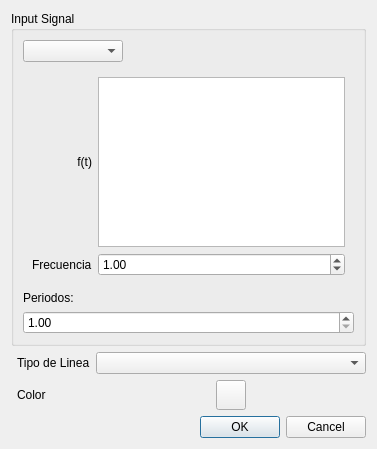
<?xml version="1.0" encoding="UTF-8"?>
<ui version="4.0">
 <class>AddSignalResponse</class>
 <widget class="QDialog" name="AddSignalResponse">
  <property name="geometry">
   <rect>
    <x>0</x>
    <y>0</y>
    <width>377</width>
    <height>449</height>
   </rect>
  </property>
  <property name="windowTitle">
   <string>Dialog</string>
  </property>
  <layout class="QGridLayout" name="gridLayout">
   <item row="1" column="2">
    <widget class="QComboBox" name="TraceTypeCB"/>
   </item>
   <item row="2" column="2">
    <layout class="QHBoxLayout" name="horizontalLayout_2">
     <item>
      <widget class="QPushButton" name="ColorButton">
       <property name="minimumSize">
        <size>
         <width>30</width>
         <height>30</height>
        </size>
       </property>
       <property name="maximumSize">
        <size>
         <width>30</width>
         <height>30</height>
        </size>
       </property>
       <property name="text">
        <string/>
       </property>
      </widget>
     </item>
    </layout>
   </item>
   <item row="2" column="1">
    <widget class="QLabel" name="ColorLabel">
     <property name="sizePolicy">
      <sizepolicy hsizetype="Maximum" vsizetype="Maximum">
       <horstretch>0</horstretch>
       <verstretch>0</verstretch>
      </sizepolicy>
     </property>
     <property name="text">
      <string>Color</string>
     </property>
    </widget>
   </item>
   <item row="1" column="1">
    <widget class="QLabel" name="LineTypeLabel">
     <property name="sizePolicy">
      <sizepolicy hsizetype="Maximum" vsizetype="Maximum">
       <horstretch>0</horstretch>
       <verstretch>0</verstretch>
      </sizepolicy>
     </property>
     <property name="text">
      <string>Tipo de Linea</string>
     </property>
    </widget>
   </item>
   <item row="4" column="2">
    <widget class="QDialogButtonBox" name="buttonBox">
     <property name="orientation">
      <enum>Qt::Horizontal</enum>
     </property>
     <property name="standardButtons">
      <set>QDialogButtonBox::Cancel|QDialogButtonBox::Ok</set>
     </property>
    </widget>
   </item>
   <item row="0" column="0" colspan="3">
    <widget class="QGroupBox" name="groupBox_2">
     <property name="sizePolicy">
      <sizepolicy hsizetype="Preferred" vsizetype="Preferred">
       <horstretch>0</horstretch>
       <verstretch>0</verstretch>
      </sizepolicy>
     </property>
     <property name="maximumSize">
      <size>
       <width>166675</width>
       <height>166675</height>
      </size>
     </property>
     <property name="title">
      <string>Input Signal</string>
     </property>
     <layout class="QGridLayout" name="gridLayout_5">
      <item row="1" column="0">
       <layout class="QGridLayout" name="gridLayout_4">
        <item row="0" column="0">
         <widget class="QStackedWidget" name="InputTypeStackedWidget">
          <property name="sizePolicy">
           <sizepolicy hsizetype="Preferred" vsizetype="Maximum">
            <horstretch>0</horstretch>
            <verstretch>0</verstretch>
           </sizepolicy>
          </property>
          <property name="currentIndex">
           <number>3</number>
          </property>
          <widget class="QWidget" name="page_9">
           <layout class="QHBoxLayout" name="horizontalLayout_4"/>
          </widget>
          <widget class="QWidget" name="page_3">
           <layout class="QVBoxLayout" name="verticalLayout_2">
            <item>
             <layout class="QGridLayout" name="gridLayout_6">
              <item row="0" column="0">
               <widget class="QLabel" name="label_4">
                <property name="text">
                 <string>Frecuencia</string>
                </property>
               </widget>
              </item>
              <item row="1" column="0">
               <widget class="QLabel" name="label_5">
                <property name="text">
                 <string>Amplitud</string>
                </property>
               </widget>
              </item>
              <item row="1" column="1">
               <widget class="QDoubleSpinBox" name="AInputCosDB">
                <property name="minimum">
                 <double>0.010000000000000</double>
                </property>
                <property name="maximum">
                 <double>10000000000000000139372116959414099130712064.000000000000000</double>
                </property>
                <property name="value">
                 <double>1.000000000000000</double>
                </property>
               </widget>
              </item>
              <item row="0" column="1">
               <widget class="QDoubleSpinBox" name="FInputCosDB">
                <property name="minimum">
                 <double>0.010000000000000</double>
                </property>
                <property name="maximum">
                 <double>10000000000000000139372116959414099130712064.000000000000000</double>
                </property>
                <property name="value">
                 <double>1.000000000000000</double>
                </property>
               </widget>
              </item>
             </layout>
            </item>
           </layout>
          </widget>
          <widget class="QWidget" name="page_10">
           <layout class="QGridLayout" name="gridLayout_12">
            <item row="2" column="0">
             <widget class="QLabel" name="label_16">
              <property name="text">
               <string>Duty Cycle</string>
              </property>
             </widget>
            </item>
            <item row="1" column="0">
             <widget class="QLabel" name="label_15">
              <property name="text">
               <string>Frecuencia</string>
              </property>
             </widget>
            </item>
            <item row="0" column="0">
             <widget class="QLabel" name="label_14">
              <property name="text">
               <string>Amplitud</string>
              </property>
             </widget>
            </item>
            <item row="0" column="1">
             <widget class="QDoubleSpinBox" name="AInputTriagSqDB">
              <property name="minimum">
               <double>0.010000000000000</double>
              </property>
              <property name="maximum">
               <double>10000000000000000139372116959414099130712064.000000000000000</double>
              </property>
              <property name="value">
               <double>1.000000000000000</double>
              </property>
             </widget>
            </item>
            <item row="1" column="1">
             <widget class="QDoubleSpinBox" name="FInputTriagSqDB">
              <property name="minimum">
               <double>0.010000000000000</double>
              </property>
              <property name="maximum">
               <double>10000000000000000139372116959414099130712064.000000000000000</double>
              </property>
              <property name="value">
               <double>1.000000000000000</double>
              </property>
             </widget>
            </item>
            <item row="2" column="1">
             <widget class="QDoubleSpinBox" name="DCInputTriagSqDB">
              <property name="decimals">
               <number>2</number>
              </property>
              <property name="maximum">
               <double>1.000000000000000</double>
              </property>
              <property name="singleStep">
               <double>0.100000000000000</double>
              </property>
              <property name="value">
               <double>0.500000000000000</double>
              </property>
             </widget>
            </item>
           </layout>
          </widget>
          <widget class="QWidget" name="page_4">
           <layout class="QGridLayout" name="gridLayout_11">
            <item row="1" column="1">
             <widget class="QDoubleSpinBox" name="FInputDB">
              <property name="minimum">
               <double>0.010000000000000</double>
              </property>
              <property name="maximum">
               <double>10000000000000000139372116959414099130712064.000000000000000</double>
              </property>
              <property name="value">
               <double>1.000000000000000</double>
              </property>
             </widget>
            </item>
            <item row="0" column="1">
             <widget class="QTextEdit" name="FuncInputTE"/>
            </item>
            <item row="1" column="0">
             <widget class="QLabel" name="label_12">
              <property name="text">
               <string>Frecuencia</string>
              </property>
             </widget>
            </item>
            <item row="0" column="0">
             <widget class="QLabel" name="label_11">
              <property name="text">
               <string>f(t)</string>
              </property>
              <property name="alignment">
               <set>Qt::AlignRight|Qt::AlignTrailing|Qt::AlignVCenter</set>
              </property>
             </widget>
            </item>
           </layout>
          </widget>
          <widget class="QWidget" name="page_13"/>
         </widget>
        </item>
        <item row="2" column="0">
         <widget class="QDoubleSpinBox" name="TQUANTDoubleSpinBox">
          <property name="minimum">
           <double>1.000000000000000</double>
          </property>
         </widget>
        </item>
        <item row="1" column="0">
         <widget class="QLabel" name="TQUANTLabel">
          <property name="sizePolicy">
           <sizepolicy hsizetype="Preferred" vsizetype="Maximum">
            <horstretch>0</horstretch>
            <verstretch>0</verstretch>
           </sizepolicy>
          </property>
          <property name="text">
           <string>Periodos:</string>
          </property>
         </widget>
        </item>
       </layout>
      </item>
      <item row="0" column="0">
       <layout class="QHBoxLayout" name="horizontalLayout_3">
        <item>
         <widget class="QComboBox" name="ISComboBox">
          <property name="minimumSize">
           <size>
            <width>100</width>
            <height>0</height>
           </size>
          </property>
         </widget>
        </item>
        <item>
         <spacer name="horizontalSpacer_2">
          <property name="orientation">
           <enum>Qt::Horizontal</enum>
          </property>
          <property name="sizeHint" stdset="0">
           <size>
            <width>30</width>
            <height>20</height>
           </size>
          </property>
         </spacer>
        </item>
       </layout>
      </item>
     </layout>
    </widget>
   </item>
  </layout>
 </widget>
 <resources/>
 <connections>
  <connection>
   <sender>buttonBox</sender>
   <signal>accepted()</signal>
   <receiver>AddSignalResponse</receiver>
   <slot>accept()</slot>
   <hints>
    <hint type="sourcelabel">
     <x>350</x>
     <y>423</y>
    </hint>
    <hint type="destinationlabel">
     <x>157</x>
     <y>274</y>
    </hint>
   </hints>
  </connection>
  <connection>
   <sender>buttonBox</sender>
   <signal>rejected()</signal>
   <receiver>AddSignalResponse</receiver>
   <slot>reject()</slot>
   <hints>
    <hint type="sourcelabel">
     <x>370</x>
     <y>429</y>
    </hint>
    <hint type="destinationlabel">
     <x>286</x>
     <y>274</y>
    </hint>
   </hints>
  </connection>
  <connection>
   <sender>ISComboBox</sender>
   <signal>currentTextChanged(QString)</signal>
   <receiver>AddSignalResponse</receiver>
   <slot>CurrInputSignalComboBox(QString)</slot>
   <hints>
    <hint type="sourcelabel">
     <x>101</x>
     <y>64</y>
    </hint>
    <hint type="destinationlabel">
     <x>-1</x>
     <y>97</y>
    </hint>
   </hints>
  </connection>
  <connection>
   <sender>ColorButton</sender>
   <signal>clicked()</signal>
   <receiver>AddSignalResponse</receiver>
   <slot>ChooseColor()</slot>
   <hints>
    <hint type="sourcelabel">
     <x>243</x>
     <y>357</y>
    </hint>
    <hint type="destinationlabel">
     <x>119</x>
     <y>355</y>
    </hint>
   </hints>
  </connection>
 </connections>
 <slots>
  <slot>CurrInputSignalComboBox(QString)</slot>
  <slot>ChooseColor()</slot>
 </slots>
</ui>
